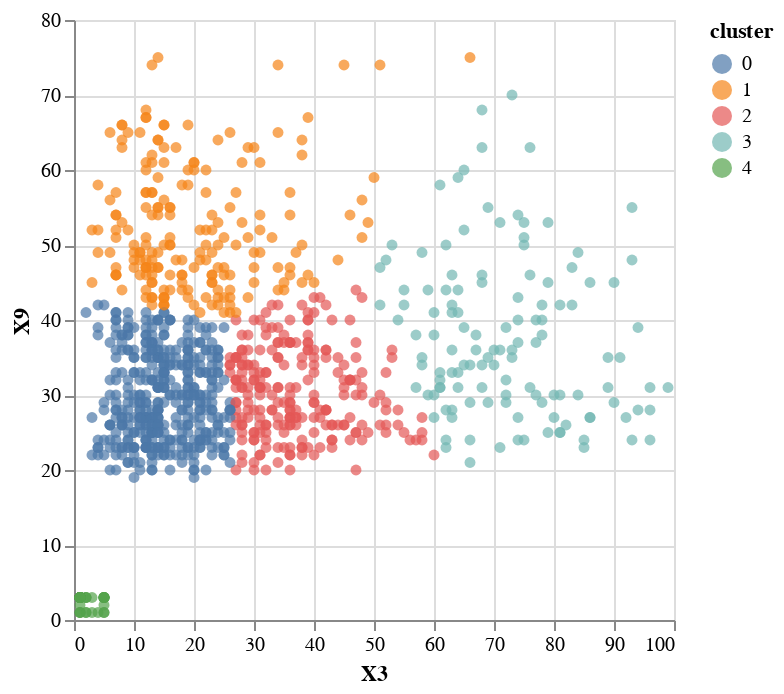

Here is the notebook cell this chart was saved with:
### Code cell
clusters_number = 5

kmeans = KMeans(random_state=1, n_clusters=clusters_number,
                init='k-means++', n_init=50, max_iter=1000)
kmeans.fit(X_scaled)

df['cluster'] = kmeans.predict(X_scaled)

scatter_plot = alt.Chart(df).mark_circle()
scatter_plot.encode(x='X3', y='X9',color='cluster:N')

### Figure 1 — Vega-Lite specification as saved in the notebook (floating-point values rounded to 4 significant figures; data arrays with more than 128 entries replaced by an {"elided": "..."} marker saying what was removed)
{"config": {"view": {"continuousWidth": 300, "continuousHeight": 300}}, "data": {"name": "data-619895a636348427e48a3347c6fd9a44"}, "mark": {"type": "circle"}, "encoding": {"color": {"field": "cluster", "type": "nominal"}, "x": {"field": "X3", "type": "quantitative"}, "y": {"field": "X9", "type": "quantitative"}}, "$schema": "https://vega.github.io/schema/vega-lite/v5.8.0.json", "datasets": {"data-619895a636348427e48a3347c6fd9a44": {"elided": "1000 records"}}}
